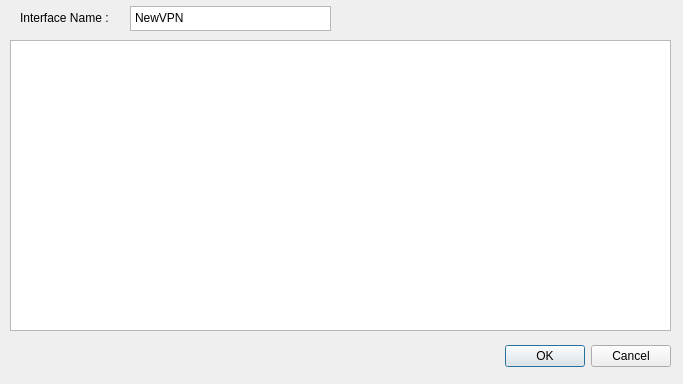
<?xml version="1.0" encoding="UTF-8"?>
<ui version="4.0">
 <class>NewTunnelDialog</class>
 <widget class="QDialog" name="NewTunnelDialog">
  <property name="geometry">
   <rect>
    <x>0</x>
    <y>0</y>
    <width>683</width>
    <height>384</height>
   </rect>
  </property>
  <property name="windowTitle">
   <string>Dialog</string>
  </property>
  <widget class="QDialogButtonBox" name="buttonBox">
   <property name="geometry">
    <rect>
     <x>330</x>
     <y>340</y>
     <width>341</width>
     <height>32</height>
    </rect>
   </property>
   <property name="orientation">
    <enum>Qt::Horizontal</enum>
   </property>
   <property name="standardButtons">
    <set>QDialogButtonBox::Cancel|QDialogButtonBox::Ok</set>
   </property>
  </widget>
  <widget class="QPlainTextEdit" name="plainTextEdit">
   <property name="geometry">
    <rect>
     <x>10</x>
     <y>40</y>
     <width>661</width>
     <height>291</height>
    </rect>
   </property>
   <property name="placeholderText">
    <string/>
   </property>
  </widget>
  <widget class="QTextEdit" name="txtInterfaceName">
   <property name="geometry">
    <rect>
     <x>130</x>
     <y>6</y>
     <width>201</width>
     <height>25</height>
    </rect>
   </property>
   <property name="html">
    <string>&lt;!DOCTYPE HTML PUBLIC &quot;-//W3C//DTD HTML 4.0//EN&quot; &quot;http://www.w3.org/TR/REC-html40/strict.dtd&quot;&gt;
&lt;html&gt;&lt;head&gt;&lt;meta name=&quot;qrichtext&quot; content=&quot;1&quot; /&gt;&lt;style type=&quot;text/css&quot;&gt;
p, li { white-space: pre-wrap; }
&lt;/style&gt;&lt;/head&gt;&lt;body style=&quot; font-family:'Sans Serif'; font-size:9pt; font-weight:400; font-style:normal;&quot;&gt;
&lt;p style=&quot; margin-top:0px; margin-bottom:0px; margin-left:0px; margin-right:0px; -qt-block-indent:0; text-indent:0px;&quot;&gt;NewVPN&lt;/p&gt;&lt;/body&gt;&lt;/html&gt;</string>
   </property>
  </widget>
  <widget class="QLabel" name="label">
   <property name="geometry">
    <rect>
     <x>20</x>
     <y>10</y>
     <width>111</width>
     <height>16</height>
    </rect>
   </property>
   <property name="text">
    <string>Interface Name :</string>
   </property>
  </widget>
 </widget>
 <resources/>
 <connections>
  <connection>
   <sender>buttonBox</sender>
   <signal>rejected()</signal>
   <receiver>NewTunnelDialog</receiver>
   <slot>reject()</slot>
   <hints>
    <hint type="sourcelabel">
     <x>316</x>
     <y>260</y>
    </hint>
    <hint type="destinationlabel">
     <x>286</x>
     <y>274</y>
    </hint>
   </hints>
  </connection>
  <connection>
   <sender>buttonBox</sender>
   <signal>accepted()</signal>
   <receiver>NewTunnelDialog</receiver>
   <slot>accept()</slot>
   <hints>
    <hint type="sourcelabel">
     <x>248</x>
     <y>254</y>
    </hint>
    <hint type="destinationlabel">
     <x>157</x>
     <y>274</y>
    </hint>
   </hints>
  </connection>
 </connections>
</ui>
